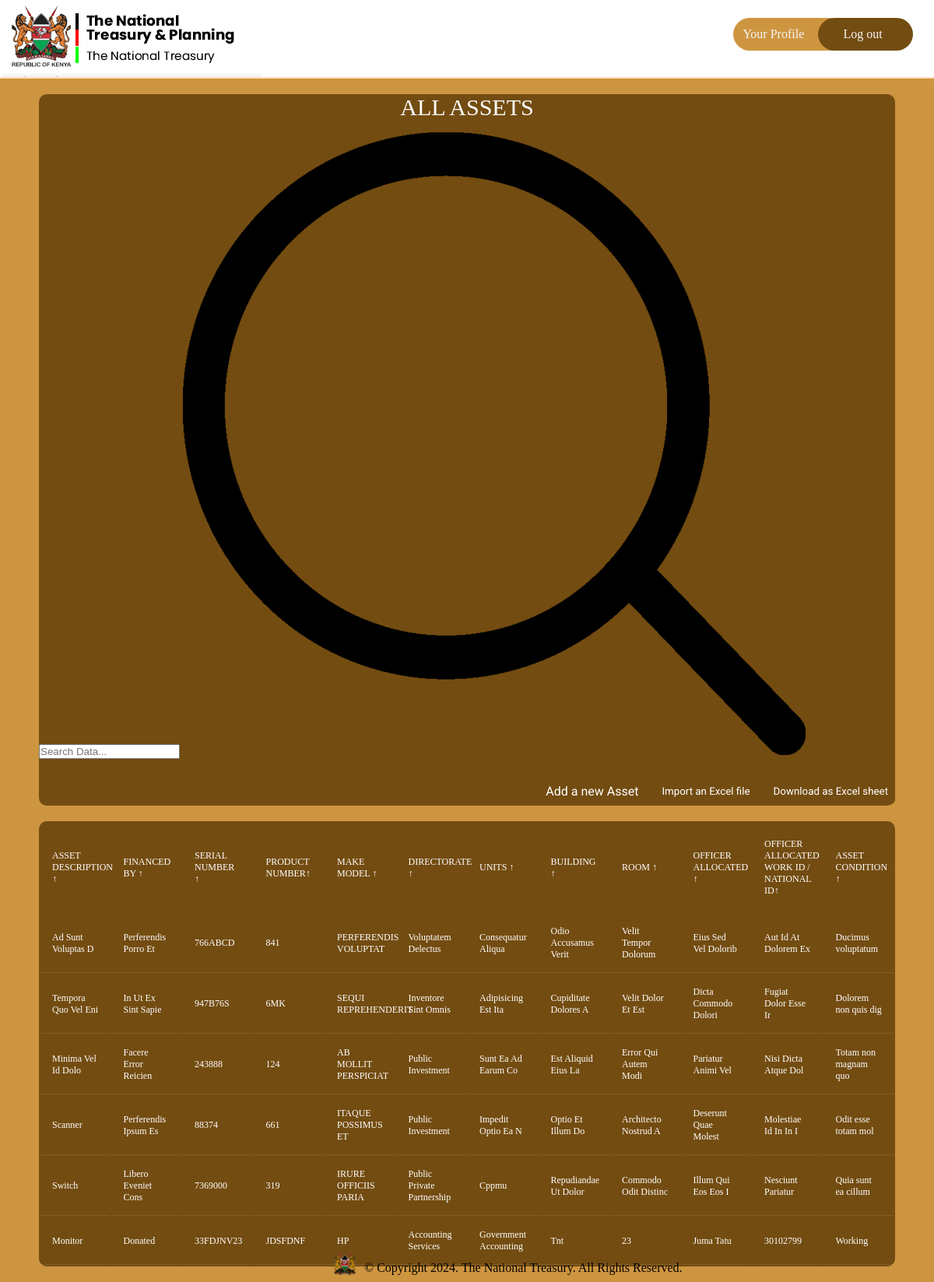
The page /assets/ (signed in) on the database as committed earlier.
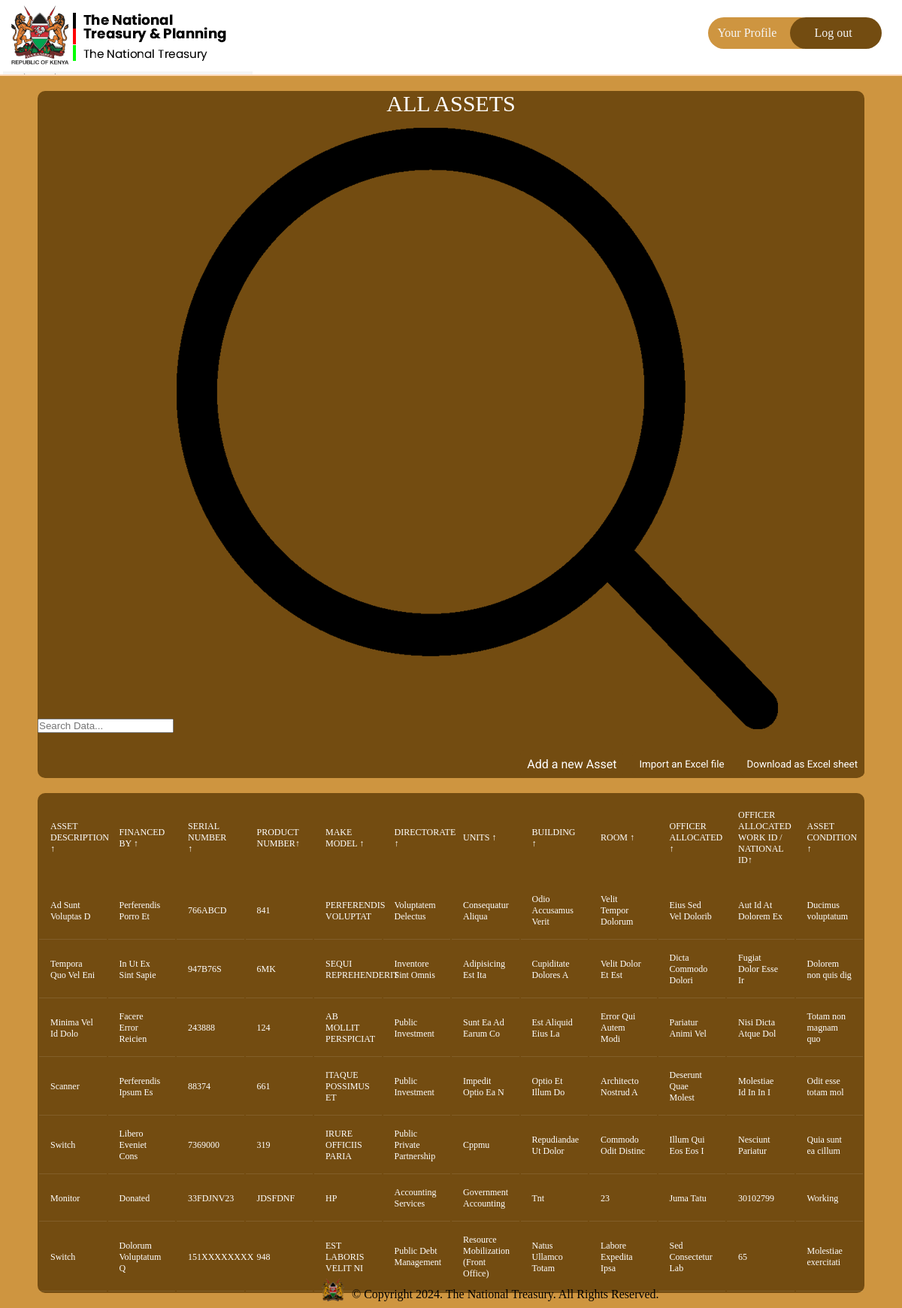
The same page on the database as committed later.
### inventory/models.py (models this page shows, shortened)
class Asset(db.Model):
    idassets = db.Column(db.Integer, primary_key=True)
    asset_description = db.Column(db.Text, nullable=False)
    financed_by = db.Column(db.Text, default="N/A")
    serial_number = db.Column(db.Text, nullable=False, unique=True)
    product_number = db.Column(db.Text, nullable=False)
    make_model = db.Column(db.Text, nullable=False)
    directorate = db.Column(db.Text, nullable=False)
    units = db.Column(db.Text, nullable=False)
    building = db.Column(db.Text, nullable=False)
    room = db.Column(db.Integer, nullable=False)
    officer_allocated = db.Column(db.Text, default="N/A")
    officer_contact_info = db.Column(db.Text, default="N/A")
    state = db.Column(db.Text, nullable=False)

### inventory/routes.py (the view)
@app.route("/assets/")
@login_required
def show_assets():
    assets = Asset.query.all()
    return render_template("dashboard.html", assets=assets)

### inventory/models.py (called while the page is built)
@login_manager.user_loader
def load_user(user_id):
    return User.query.get(int(user_id))

### inventory/templates/dashboard.html (shortened to what this page needs)
{% extends "base.html" %}
{% block head %}
{{ super() }}
<link rel="stylesheet" href="{{ url_for('static', filename='dashboard.css') }}">
{% endblock head %}
{% block navlinks %}
<a href="{{ url_for('profile') }}" style="width: 9em;" class="links signup">Your Profile</a>
<a href="{{ url_for('logout') }}" class="links login">Log out</a>
{% endblock navlinks %}
{% block body %}
<div class="main">
    <main class="table" id="customers_table">
        <section class="table__header">
            <h1>All Assets</h1>
            <div class="input-group">
                <input type="search" placeholder="Search Data...">
		<img src="{{ url_for('static', filename='assets/images/search.png') }}" alt="">
            </div>
	    <div class="table-links">
		<a href="{{ url_for('create_assets') }}" class="add-asset-link">Add a new Asset</a>
		<button id="import-excel-btn" class="import-excel">Import an Excel file</button>
		<button id="toEXCEL" class="export-excel">Download as
			Excel sheet</button>
	    </div>
        </section>
        <section class="table__body">
            <table>
                <thead>
                    <tr>
                        <th> Asset Description <span class="icon-arrow">&UpArrow;</span></th>
                        <th> Financed by <span class="icon-arrow">&UpArrow;</span></th>
                        <th> Serial Number <span class="icon-arrow">&UpArrow;</span></th>
                        <th> Product Number<span class="icon-arrow">&UpArrow;</span></th>
                        <th> Make Model <span class="icon-arrow">&UpArrow;</span></th>
                        <th> Directorate <span class="icon-arrow">&UpArrow;</span></th>
                        <th> Units <span class="icon-arrow">&UpArrow;</span></th>
                        <th> Building <span class="icon-arrow">&UpArrow;</span></th>
                        <th> Room <span class="icon-arrow">&UpArrow;</span></th>
                        <th> Officer Allocated <span class="icon-arrow">&UpArrow;</span></th>
                        <th> Officer Allocated Work ID / National ID<span class="icon-arrow">&UpArrow;</span></th>
                        <th> Asset Condition <span class="icon-arrow">&UpArrow;</span></th>
                    </tr>
                </thead>
                <tbody>
					{% for asset in assets %}
					<tr>
						<td>{{ asset.asset_description }}</td>
						<td>{{ asset.financed_by }}</td>
						<td>{{ asset.serial_number }}</td>
						<td>{{ asset.product_number }}</td>
						<td>{{ asset.make_model }}</td>
						<td>{{ asset.directorate }}</td>
						<td>{{ asset.units }}</td>
						<td>{{ asset.building }}</td>
						<td>{{ asset.room }}</td>
						<td>{{ asset.officer_allocated }}</td>
						<td>{{ asset.officer_contact_info }}</td>
						<td>{{ asset.state }}</td>
					</tr>
						{% endfor %}
                </tbody>
            </table>
        </section>
    </main>
	{% endblock body %}

### inventory/templates/base.html (shortened to what this page needs)
<!DOCTYPE html>
<html lang="en">
<head>
	{% block head %}
	<link rel="stylesheet" href="https://cdnjs.cloudflare.com/ajax/libs/font-awesome/6.5.1/css/all.min.css"
 />
		<link rel="stylesheet" href="{{ url_for('static',filename='style.css') }}">
	{% endblock head %}
</head>
<body>
	<div class="nav">
		<div class="logo">
			<a href="{{ url_for('index') }}"><img
					src=" {{ url_for('static', filename='assets/images/TNT logo.png')  }} "
					alt="treasury logo"></img></a>
		</div>
		<div class="links">
			{% block navlinks %}
			{% endblock navlinks %}
		</div>
	</div>
	{% block body %}
	{% endblock body %}
	<div class="footer">
		<img src="{{ url_for('static', filename='assets/images/tntfooterlogo.png') }}" alt="footer logo"
			width="30" height="30">
		<p>© Copyright <span class="copyright-year"></span>. The National Treasury. All Rights Reserved.</p>
	</div>
</body>
</html>

### inventory/static/style.css (style rules this page uses)
* { margin: 0; padding: 0; box-sizing: border-box; color-scheme: light; @import url('https://fonts.googleapis.com/css2?family=PT+Mono&display=swap'); }
body { display: flex; flex-direction: column; height: 100%; background-color: #ce9540; }
.nav { display: flex; justify-content: space-between; align-items: center; border-bottom: 2px solid peachpuff; padding-left: 4px; padding-top: 5px; padding-right: 15px; background-color: white; position: sticky; top: 0; }
.links { padding: 12px; display: flex; align-items: center; gap: 32px; border-radius: 34px; margin-bottom: 8px; }
.links>a { text-decoration: none; color: whitesmoke; width: 7.6em; }
.signup { background-color: #CE9540; }
.login { background-color: #734C11; margin-left: -67px; padding-left: 32px; }
.footer { display: flex; align-items: center; gap: 10px; margin-left: 8px; position: fixed; bottom: 0; margin-bottom: 4px; left: 35vw; }
.main { display: flex; flex-direction: column; align-items: center; }
.footer { margin-top: 12px; padding-top: 18px; display: flex; align-items: end; justify-content: center; }

### inventory/static/dashboard.css (style rules this page uses)
section { background-color: #734c11; border-radius: 10px; }
body { display: flex; flex-direction: column; height: 100%; background-color: #ce9540; }
.logo { background: url('assets/images/TNT\ logo.png'); background-color: whitesmoke; background-blend-mode: multiply; }
.table-links { width: 100%; display: flex; gap: 12px; align-items: center; justify-content: flex-end; margin-top: 23px; margin-right: 96px; }
.table-links>* { padding: 9px; background-color: #734c11; color: #fff; font-family: 'Roboto', sans-serif; border-radius: 6px; appearance: none; border: none }
.add-asset-link { text-decoration: none; }
h1 { font-size: 30px; color: #fff; text-transform: uppercase; font-weight: 300; text-align: center; margin-bottom: 15px; }
.footer { position: fixed; bottom: 5px; }
table { width: 100%; table-layout: fixed; }
th { padding: 20px 15px; text-align: left; font-weight: 500; font-size: 12px; color: #fff; text-transform: uppercase; }
td { padding: 15px; text-align: left; vertical-align: middle; font-weight: 300; font-size: 12px; color: #fff; border-bottom: solid 1px rgba(255, 255, 255, 0.1); }
section { margin: 20px 50px; }

Rows that differ between the two databases and show on the page:
added Asset: asset_description "Switch", financed_by "Dolorum Voluptatum Q", serial_number "151XXXXXXXX", product_number "948", make_model "EST LABORIS VELIT NI", directorate "Public Debt Management", units "Resource Mobilization (Front Office)", building "Natus Ullamco Totam", room "Labore Expedita Ipsa", officer_allocated "Sed Consectetur Lab", officer_contact_info "65", state "Molestiae exercitati"
